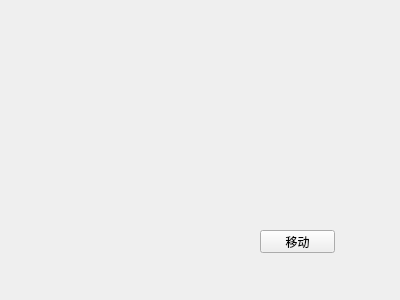
<?xml version="1.0" encoding="UTF-8"?>
<ui version="4.0">
 <class>Widget</class>
 <widget class="QWidget" name="Widget">
  <property name="geometry">
   <rect>
    <x>0</x>
    <y>0</y>
    <width>400</width>
    <height>300</height>
   </rect>
  </property>
  <property name="windowTitle">
   <string>Widget</string>
  </property>
  <widget class="QPushButton" name="btnMove">
   <property name="geometry">
    <rect>
     <x>260</x>
     <y>230</y>
     <width>75</width>
     <height>23</height>
    </rect>
   </property>
   <property name="text">
    <string>移动</string>
   </property>
  </widget>
 </widget>
 <resources/>
 <connections/>
</ui>
